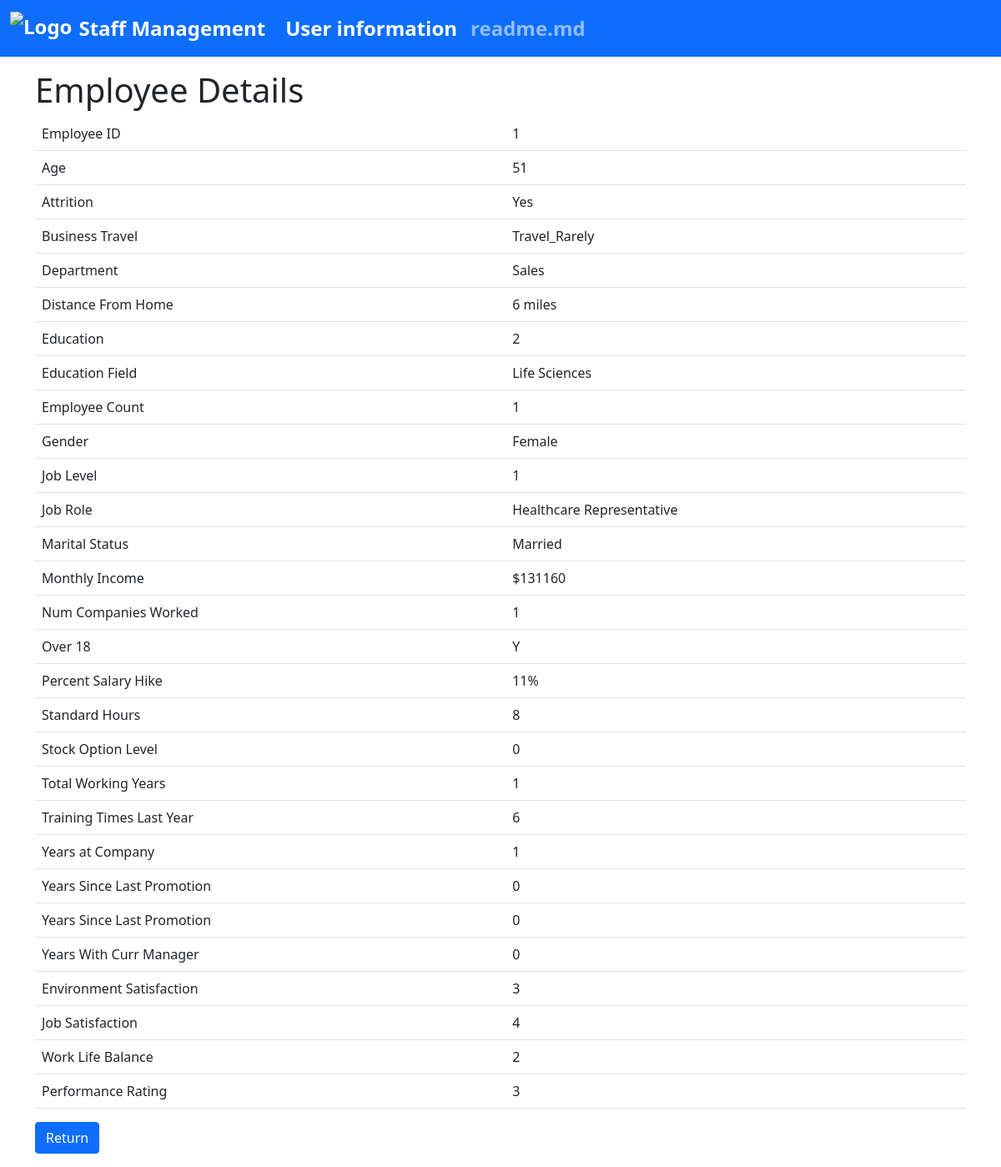
The page /detail?id=1 on the database its author committed.
### tables this page shows
CREATE TABLE staff_information (
        id INTEGER PRIMARY KEY AUTOINCREMENT,
        employeeid INTEGER,
        age INTEGER,
        attrition TEXT,
        department TEXT,
        education INTEGER,
        educationfield TEXT,
        gender TEXT,
        joblevel INTEGER,
        jobrole TEXT,
        maritalstatus TEXT,
        monthlyincome INTEGER,
        numcompaniesworked INTEGER,
        over18 TEXT,
        percentsalaryhike INTEGER,
        standardhours INTEGER,
        stockoptionlevel INTEGER,
        totalworkingyears INTEGER,
        trainingtimeslastyear INTEGER,
        yearsatcompany INTEGER,
        yearssincelastpromotion INTEGER,
        yearswithcurrmanager INTEGER
    );

CREATE TABLE staff_privacy_information (
        id INTEGER PRIMARY KEY AUTOINCREMENT,
        businesstravel TEXT,
        distancefromhome INTEGER,
        employeecount INTEGER,
        environmentsatisfaction INTEGER,
        jobsatisfaction INTEGER,
        worklifebalance INTEGER,
        performancerating INTEGER,
        employeeid INTEGER
    );

### index.py (the view)
@app.route('/detail')
def detail():
    get_title = title()
    id = request.args.get('id')
    detail_re = get_detail(id)
    return render_template('detail.html', title=get_title,detail_row=detail_re)

### index.py (called while the page is built)
def title():
    title = 'staff'
    return title

def get_detail(id):
    conn = sqlite3.connect('staff_information.db')
    conn.row_factory = sqlite3.Row
    cur = conn.cursor()
    cur.execute("""
            select * from staff_information as a left join staff_privacy_information as b
            on a.employeeid = b.employeeid  where a.employeeid = ?
        """, (id,))
    row = cur.fetchone()
    conn.close()
    return row

### templates/detail.html (shortened to what this page needs)
<!DOCTYPE html>
<html>
<head>
    <link rel="stylesheet" href="https://cdn.bootcdn.net/ajax/libs/bootstrap/5.1.3/css/bootstrap.min.css">
</head>
<body>
    <nav class="navbar navbar-expand-lg navbar-dark bg-primary mx-auto">
        <div class="container-fluid">
            <a class="navbar-brand d-flex align-items-center" href="/">
                <img src="https://www.abdn.ac.uk/global/images/layout/UoA_Primary_Logo_RGB_2018.svg?v=1537886890" alt="Logo" class="me-2" height="40">
                <span class="flex-grow-1">Staff Management</span>
            </a>
            <div class="collapse navbar-collapse" id="navbarNav">
                <ul class="navbar-nav me-auto">
                    <li class="nav-item">
                        <a class="nav-link active" aria-current="page" href="/">User information</a>
                    </li>
                    <li class="nav-item">
                        <a class="nav-link" href="/readme.md">readme.md</a>
                    </li>
                </ul>
            </div>
        </div>
    </nav>
    <div class="container my-3">
        <div class="row">
            <div class="col-12">
                <h1>Employee Details</h1>
                <table class="table employee-detail-table">
                    <tr>
                        <td>Employee ID</td>
                        <td>{{ detail_row["employeeid"] }}</td>
                    </tr>
                    <tr>
                        <td>Age</td>
                        <td>{{ detail_row["age"] }}</td>
                    </tr>
                    <tr>
                        <td>Attrition</td>
                        <td>{{ detail_row["attrition"] }}</td>
                    </tr>
                    <tr>
                        <td>Business Travel</td>
                        <td>{{ detail_row["businesstravel"] }}</td>
                    </tr>
                    <tr>
                        <td>Department</td>
                        <td>{{ detail_row["department"] }}</td>
                    </tr>
                    <tr>
                        <td>Distance From Home</td>
                        <td>{{ detail_row["distancefromhome"] }} miles</td>
                    </tr>
                    <tr>
                        <td>Education</td>
                        <td>{{ detail_row["education"] }}</td>
                    </tr>
                    <tr>
                        <td>Education Field</td>
                        <td>{{ detail_row["educationfield"] }}</td>
                    </tr>
                    <tr>
                        <td>Employee Count</td>
                        <td>{{ detail_row["employeecount"] }}</td>
                    </tr>
                    <tr>
                        <td>Gender</td>
                        <td>{{ detail_row["gender"] }}</td>
                    </tr>
                    <tr>
                        <td>Job Level</td>
                        <td>{{ detail_row["joblevel"] }}</td>
                    </tr>
                    <tr>
                        <td>Job Role</td>
                        <td>{{ detail_row["jobrole"] }}</td>
                    </tr>
                    <tr>
                        <td>Marital Status</td>
                        <td>{{ detail_row["maritalstatus"] }}</td>
                    </tr>
                    <tr>
                        <td>Monthly Income</td>
                        <td>${{ detail_row["monthlyincome"] }}</td>
                    </tr>
                    <tr>
                        <td>Num Companies Worked</td>
                        <td>{{ detail_row["numcompaniesworked"] }}</td>
                    </tr>
                    <tr>
                        <td>Over 18</td>
                        <td>{{ detail_row["over18"] }}</td>
                    </tr>
                    <tr>
                        <td>Percent Salary Hike</td>
                        <td>{{ detail_row["percentsalaryhike"] }}%</td>
                    </tr>
                    <tr>
                        <td>Standard Hours</td>
                        <td>{{ detail_row["standardhours"] }}</td>
                    </tr>
                    <tr>
                        <td>Stock Option Level</td>
                        <td>{{ detail_row["stockoptionlevel"] }}</td>
                    </tr>
                    <tr>
                        <td>Total Working Years</td>
                        <td>{{ detail_row["totalworkingyears"] }}</td>
                    </tr>
                    <tr>
                        <td>Training Times Last Year</td>
                        <td>{{ detail_row["trainingtimeslastyear"] }}</td>
                    </tr>
                    <tr>
                        <td>Years at Company</td>
                        <td>{{ detail_row["yearsatcompany"] }}</td>
                    </tr>
                    <tr>
                        <td>Years Since Last Promotion</td>
                        <td>{{ detail_row["yearssincelastpromotion"] }}</td>
                    </tr>
                    <tr>
                        <td>Years Since Last Promotion</td>
                        <td>{{ detail_row["yearswithcurrmanager"] }}</td>
                    </tr>
                    <tr>
                        <td>Years With Curr Manager</td>
                        <td>{{ detail_row["yearswithcurrmanager"] }}</td>
                    </tr>
                    <tr>
                        <td>Environment Satisfaction</td>
                        <td>{{ detail_row["environmentsatisfaction"] }}</td>
                    </tr>
                    <tr>
                        <td>Job Satisfaction</td>
                        <td>{{ detail_row["jobsatisfaction"] }}</td>
                    </tr>
                    <tr>
                        <td>Work Life Balance</td>
                        <td>{{ detail_row["worklifebalance"] }}</td>
                    </tr>
                    <tr>
                        <td>Performance Rating</td>
                        <td>{{ detail_row["performancerating"] }}</td>
                    </tr>
                </table>
                <a href="/" class="btn btn-primary">Return</a>
            </div>
        </div>
    </div>
</body>
</html>

### templates/detail.html (style rules this page uses)
.navbar-brand img { max-height: 50px; }
.navbar-brand, .navbar-nav .nav-link { color: white; font-weight: bold; font-size: 24px; }

### rows shown on the page
staff_information: age "51", attrition "Yes", department "Sales", education "2", educationfield "Life Sciences", gender "Female", joblevel "1", jobrole "Healthcare Representative", maritalstatus "Married", monthlyincome "131160", numcompaniesworked "1", over18 "Y", percentsalaryhike "11", standardhours "8", stockoptionlevel "0", totalworkingyears "1", trainingtimeslastyear "6", yearsatcompany "1", yearssincelastpromotion "0", yearswithcurrmanager "0"
staff_privacy_information: businesstravel "Travel_Rarely", distancefromhome "6", employeecount "1", environmentsatisfaction "3", jobsatisfaction "4", worklifebalance "2", performancerating "3"

### other values the page prints
{{ detail_row["employeeid"] }} "1"
